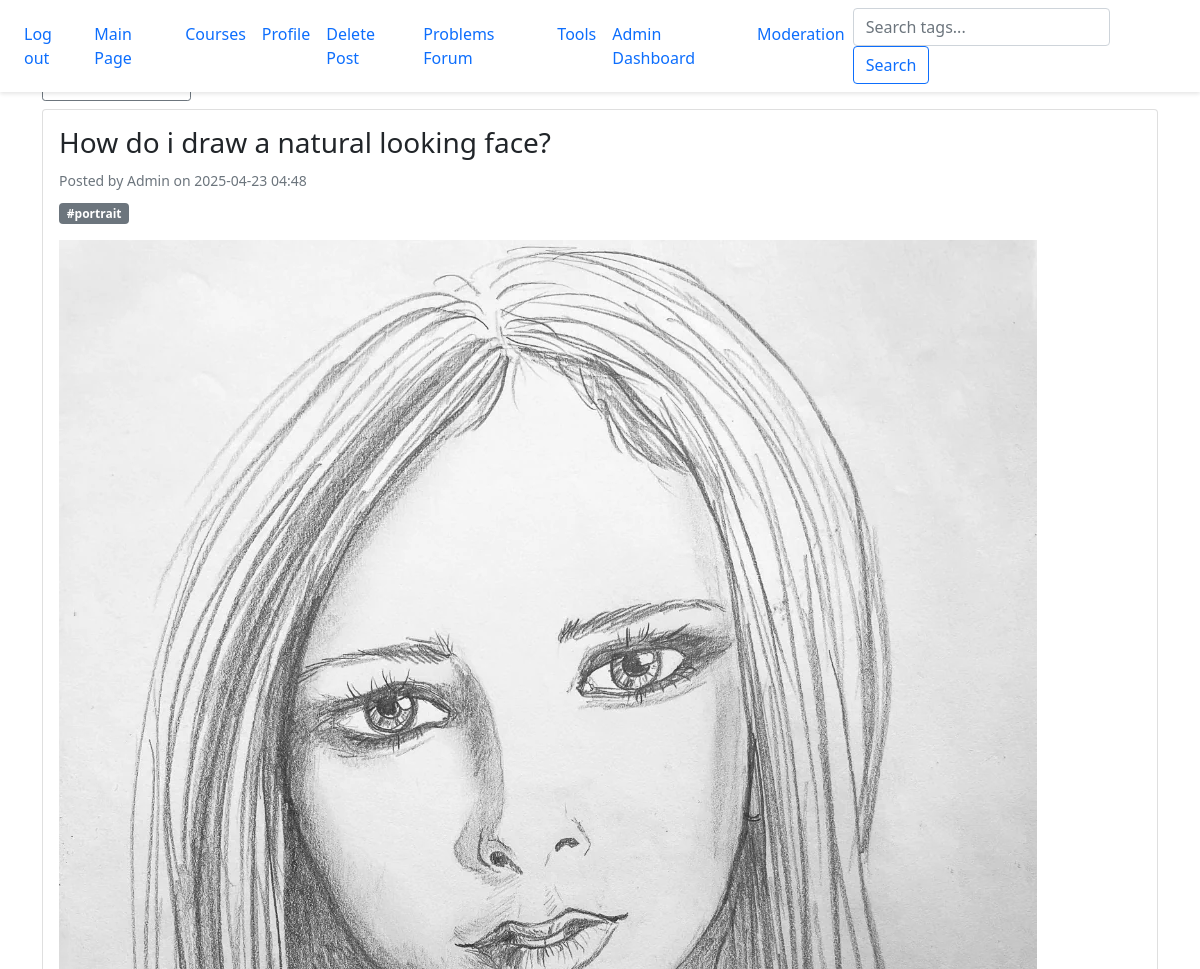
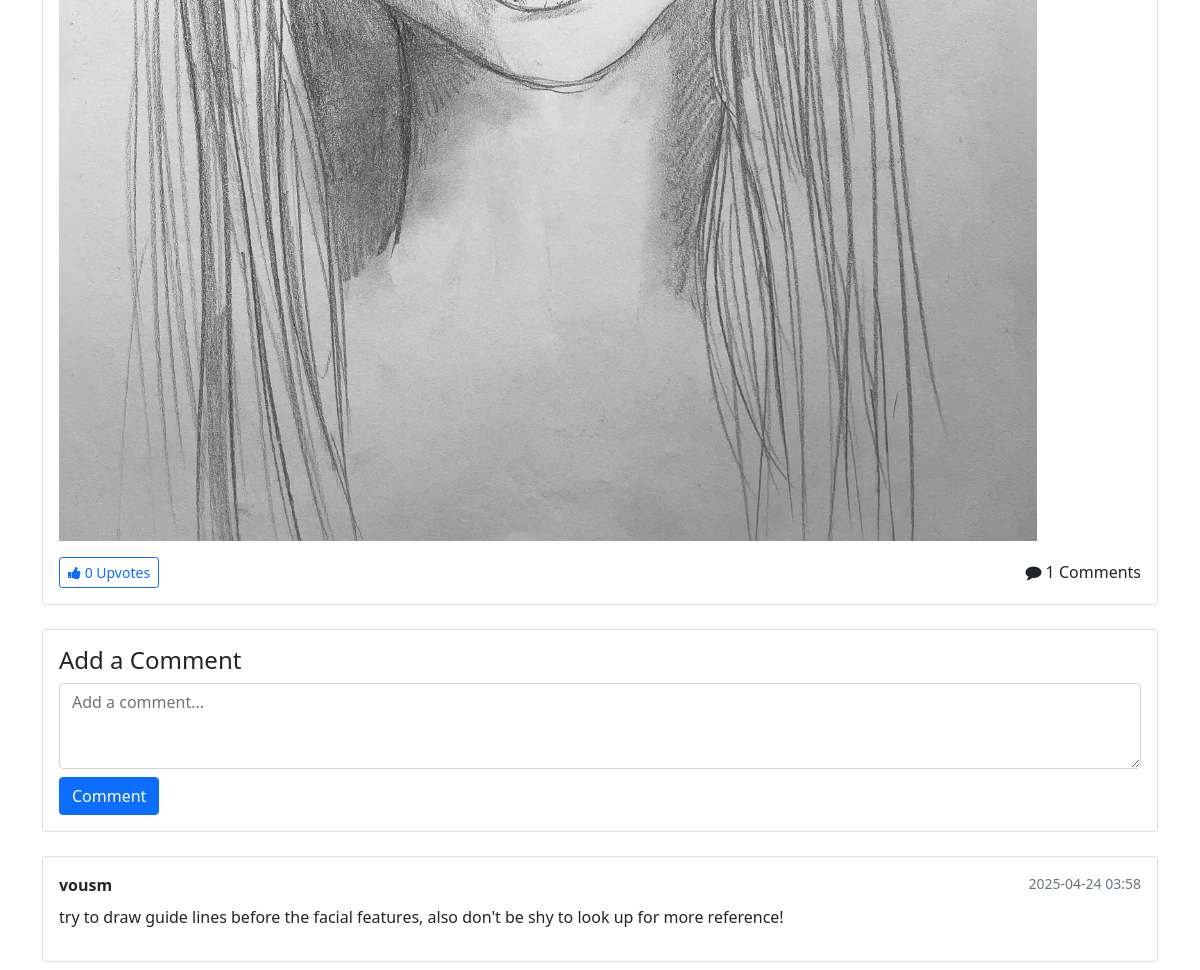
/problem/2 (signed in), run on the app's committed database (2 pictures, top to bottom).
### website/models.py (models this page shows, shortened)
class Problem(db.Model):
    id = db.Column(db.Integer, primary_key=True)
    title = db.Column(db.String(200), nullable=False)
    description = db.Column(db.Text)
    image_url = db.Column(db.String(300), nullable=True)
    is_approved = db.Column(db.Boolean, default=False)
    timestamp = db.Column(db.DateTime, default=datetime.utcnow)
    user_id = db.Column(db.Integer, db.ForeignKey('user.id'), nullable=False)
    user = db.relationship('User', backref='problems')
    tags = db.relationship('Tag', secondary=problem_tags, backref='problems')
    upvotes = db.relationship('ProblemUpvote', backref='problem', lazy='dynamic')
    comments = db.relationship('ProblemComment', backref='problem', lazy='dynamic')

class User(db.Model, UserMixin):
    id = db.Column(db.Integer, primary_key = True)
    email = db.Column(db.String(150), unique = True)
    password = db.Column(db.String(150))
    posts = db.relationship('Posts', backref='author', lazy=True) # user's posts
    username = db.Column(db.String(150), unique=True, nullable=False)  # renamed from first_name
    user_image = db.Column(db.String(300), nullable=True)  # path to profile image
    is_admin = db.Column(db.Boolean, default=False) # check to see if this is an admin or not
    lesson_progress = db.relationship('LessonProgress', backref='user', lazy=True) #user's lesson progress, tracked by watching the tutorial video in the lesson

class Tag(db.Model):
    id = db.Column(db.Integer, primary_key=True)
    name = db.Column(db.String(50), unique=True, nullable=False)

class ProblemComment(db.Model): #problems comment
    id = db.Column(db.Integer, primary_key=True)
    content = db.Column(db.Text, nullable=False)
    timestamp = db.Column(db.DateTime, default=datetime.utcnow)
    user_id = db.Column(db.Integer, db.ForeignKey('user.id'), nullable=False)
    problem_id = db.Column(db.Integer, db.ForeignKey('problem.id'), nullable=False)
    user = db.relationship('User', backref='problem_comments')

### website/views.py (the view, shortened to what this page needs)
@views.route('/problem/<int:problem_id>', methods=['GET', 'POST']) #show details of the questions like replies and upvotes
@login_required
def problem_detail(problem_id):
    problem = Problem.query.get_or_404(problem_id)
    comments = ProblemComment.query.filter_by(problem_id=problem_id).order_by(ProblemComment.timestamp.desc()).all()
    return render_template('problem_detail.html', problem=problem, comments=comments, user=current_user)

### website/__init__.py (called while the page is built)
def create_app():
    app = Flask(__name__)
    app.config['SECRET_KEY'] = 'touplis' #secret key for dev only
    app.config['SQLALCHEMY_DATABASE_URI'] = f'sqlite:///{DB_NAME}'
    db.init_app(app)
    migrate.init_app(app, db)
    from .views import views
    from .auth import auth
    from .admin import admin
    app.register_blueprint(views, url_prefix='/')
    app.register_blueprint(auth, url_prefix='/')
    app.register_blueprint(admin)
    from .models import User, Posts, Course
    login_manager = LoginManager()
    login_manager.login_view = 'auth.login'
    login_manager.init_app(app)
    @login_manager.user_loader
    def load_user(id):
        return User.query.get(int(id))
    @app.context_processor
    def inject_user():
        return dict(user=current_user)
    create_database(app)
    return app

### website/templates/problem_detail.html (shortened to what this page needs)
{% extends "base.html" %}
{% block content %}
<div class="mb-2">
  <a href="{{ url_for('views.problems') }}" class="btn btn-sm btn-outline-secondary">← Back to Problems</a>
</div>
<div class="card mb-4">
  <div class="card-body">
    <h3>{{ problem.title }}</h3>
    <div class="mb-2">
      <small class="text-muted">Posted by {{ problem.user.username }} on {{ problem.timestamp.strftime('%Y-%m-%d %H:%M') }}</small>
    </div>
    <div class="mb-3">
      {% for tag in problem.tags %}
        <span class="badge badge-secondary">#{{ tag.name }}</span>
      {% endfor %}
    </div>
    {% if problem.image_url %}
    <div class="mb-3">
      <img src="{{ problem.image_url }}" alt="Problem Image" class="img-fluid">
    </div>
    {% endif %}
    <div class="d-flex justify-content-between align-items-center">
      <button class="btn btn-sm btn-outline-primary upvote-btn"
              data-id="{{ problem.id }}"
              data-type="problem">
        <i class="fa fa-thumbs-up"></i> <span class="upvote-count">{{ problem.upvotes.count() }}</span> Upvotes
      </button>
      <span>
        <i class="fa fa-comment"></i> {{ problem.comments.count() }} Comments
      </span>
    </div>
  </div>
</div>
<div class="card mb-4">
  <div class="card-body">
    <h4>Add a Comment</h4>
    <form method="POST">
      <textarea class="form-control mb-2" name="comment_content" rows="3" placeholder="Add a comment..."></textarea>
      <button type="submit" class="btn btn-primary">Comment</button>
    </form>
  </div>
</div>
{% for comment in comments %}
<div class="card mb-2">
  <div class="card-body">
    <div class="d-flex justify-content-between">
      <strong>{{ comment.user.username }}</strong>
      <small class="text-muted">{{ comment.timestamp.strftime('%Y-%m-%d %H:%M') }}</small>
    </div>
    <p class="mt-2">{{ comment.content }}</p>
  </div>
</div>
{% else %}
<p class="text-center">Be the first to answer?</p>
{% endfor %}
{% endblock %}

### website/templates/base.html (style rules this page uses)
body { padding-top: 70px; }

### data on the page
Problem: title "How do i draw a natural looking face?", timestamp "2025-04-23 04:48", image_url (picture)
User: user.username "Admin"
Tag: name "portrait"
ProblemComment: user.username "vousm", timestamp "2025-04-24 03:58", content "try to draw guide lines before the facial features, also don't be shy to look up for more reference!"

### other printed values
{{ problem.upvotes.count() }} "0"
{{ problem.comments.count() }} "1"
